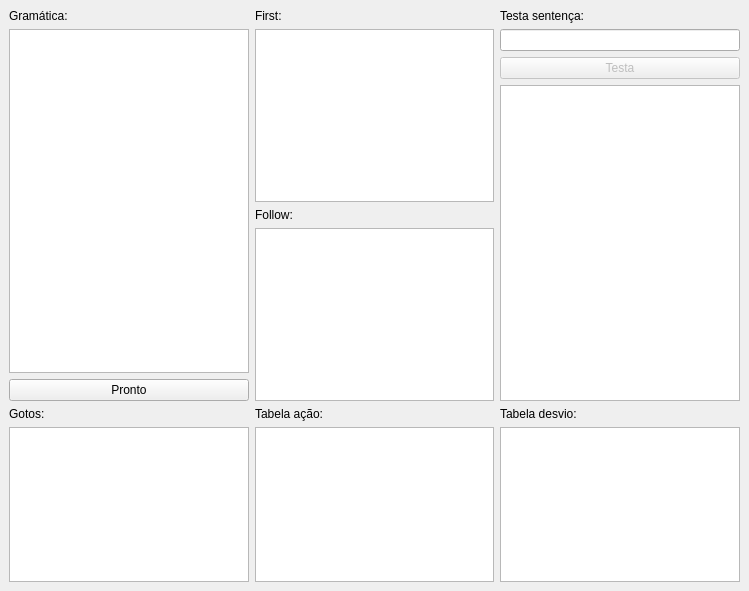
<?xml version="1.0" encoding="UTF-8"?>
<ui version="4.0">
 <class>MainWindow</class>
 <widget class="QMainWindow" name="MainWindow">
  <property name="geometry">
   <rect>
    <x>0</x>
    <y>0</y>
    <width>749</width>
    <height>591</height>
   </rect>
  </property>
  <property name="windowTitle">
   <string>MainWindow</string>
  </property>
  <widget class="QWidget" name="centralwidget">
   <layout class="QGridLayout" name="gridLayout">
    <item row="0" column="2">
     <layout class="QVBoxLayout" name="verticalLayout_5">
      <item>
       <widget class="QLabel" name="label_6">
        <property name="text">
         <string>Testa sentença:</string>
        </property>
       </widget>
      </item>
      <item>
       <widget class="QLineEdit" name="sentencaLine"/>
      </item>
      <item>
       <widget class="QPushButton" name="testaButton">
        <property name="enabled">
         <bool>false</bool>
        </property>
        <property name="text">
         <string>Testa</string>
        </property>
       </widget>
      </item>
      <item>
       <widget class="QTextEdit" name="resTeste">
        <property name="enabled">
         <bool>true</bool>
        </property>
       </widget>
      </item>
     </layout>
    </item>
    <item row="1" column="0">
     <layout class="QVBoxLayout" name="verticalLayout_3">
      <item>
       <widget class="QLabel" name="label_4">
        <property name="text">
         <string>Gotos:</string>
        </property>
       </widget>
      </item>
      <item>
       <widget class="QListWidget" name="listGotos"/>
      </item>
     </layout>
    </item>
    <item row="0" column="1">
     <layout class="QVBoxLayout" name="verticalLayout_2">
      <item>
       <widget class="QLabel" name="label_2">
        <property name="text">
         <string>First:</string>
        </property>
       </widget>
      </item>
      <item>
       <widget class="QListWidget" name="listFirst"/>
      </item>
      <item>
       <widget class="QLabel" name="label_3">
        <property name="text">
         <string>Follow:</string>
        </property>
       </widget>
      </item>
      <item>
       <widget class="QListWidget" name="listFollow"/>
      </item>
     </layout>
    </item>
    <item row="1" column="1">
     <layout class="QVBoxLayout" name="verticalLayout_4">
      <item>
       <widget class="QLabel" name="label_5">
        <property name="text">
         <string>Tabela ação:</string>
        </property>
       </widget>
      </item>
      <item>
       <widget class="QTableWidget" name="tableAcao"/>
      </item>
     </layout>
    </item>
    <item row="0" column="0">
     <layout class="QVBoxLayout" name="verticalLayout">
      <item>
       <widget class="QLabel" name="label">
        <property name="text">
         <string>Gramática:</string>
        </property>
       </widget>
      </item>
      <item>
       <widget class="QTextEdit" name="gramaticaText">
        <property name="acceptRichText">
         <bool>false</bool>
        </property>
       </widget>
      </item>
      <item>
       <widget class="QPushButton" name="prontoButton">
        <property name="text">
         <string>Pronto</string>
        </property>
       </widget>
      </item>
     </layout>
    </item>
    <item row="1" column="2">
     <layout class="QVBoxLayout" name="verticalLayout_6">
      <item>
       <widget class="QLabel" name="label_7">
        <property name="text">
         <string>Tabela desvio:</string>
        </property>
       </widget>
      </item>
      <item>
       <widget class="QTableWidget" name="tableDesvio"/>
      </item>
     </layout>
    </item>
   </layout>
  </widget>
 </widget>
 <resources/>
 <connections/>
</ui>
